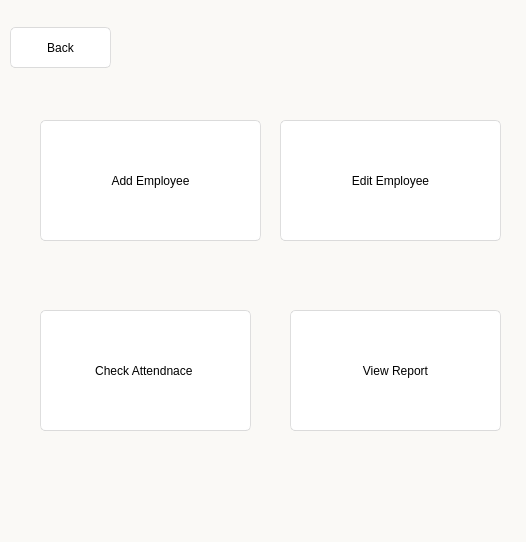
<?xml version="1.0" encoding="UTF-8"?>
<ui version="4.0">
 <class>employeeWindow</class>
 <widget class="QWidget" name="employeeWindow">
  <property name="geometry">
   <rect>
    <x>0</x>
    <y>0</y>
    <width>526</width>
    <height>542</height>
   </rect>
  </property>
  <property name="windowTitle">
   <string>Form</string>
  </property>
  <property name="styleSheet">
   <string notr="true">background:rgb(250, 249, 246)
</string>
  </property>
  <widget class="QPushButton" name="add_btn">
   <property name="geometry">
    <rect>
     <x>40</x>
     <y>120</y>
     <width>221</width>
     <height>121</height>
    </rect>
   </property>
   <property name="styleSheet">
    <string notr="true">QPushButton{
	font: 25 18pt &quot;Bahnschrift Light&quot;;
	border-style: solid;
	border-top-color: qlineargradient(spread:pad, x1:0.5, y1:1, x2:0.5, y2:0, stop:0 rgb(215, 215, 215), stop:1 rgb(222, 222, 222));
	border-right-color: qlineargradient(spread:pad, x1:0, y1:0.5, x2:1, y2:0.5, stop:0 rgb(217, 217, 217), stop:1 rgb(227, 227, 227));
	border-left-color: qlineargradient(spread:pad, x1:0, y1:0.5, x2:1, y2:0.5, stop:0 rgb(227, 227, 227), stop:1 rgb(217, 217, 217));
	border-bottom-color: qlineargradient(spread:pad, x1:0.5, y1:1, x2:0.5, y2:0, stop:0 rgb(215, 215, 215), stop:1 rgb(222, 222, 222));
	border-width: 1px;
	border-radius: 5px;
	color: rgb(0,0,0);
	padding: 2px;
	background-color: rgb(255,255,255);
}
QPushButton:hover{
	border-style: solid;
	border-top-color: qlineargradient(spread:pad, x1:0.5, y1:1, x2:0.5, y2:0, stop:0 rgb(195, 195, 195), stop:1 rgb(222, 222, 222));
	border-right-color: qlineargradient(spread:pad, x1:0, y1:0.5, x2:1, y2:0.5, stop:0 rgb(197, 197, 197), stop:1 rgb(227, 227, 227));
	border-left-color: qlineargradient(spread:pad, x1:0, y1:0.5, x2:1, y2:0.5, stop:0 rgb(227, 227, 227), stop:1 rgb(197, 197, 197));
	border-bottom-color: qlineargradient(spread:pad, x1:0.5, y1:1, x2:0.5, y2:0, stop:0 rgb(195, 195, 195), stop:1 rgb(222, 222, 222));
	border-width: 1px;
	border-radius: 5px;
	color: rgb(0,0,0);
	padding: 2px;
	background-color: rgb(255,255,255);
}
QPushButton:pressed{
	border-style: solid;
	border-top-color: qlineargradient(spread:pad, x1:0.5, y1:1, x2:0.5, y2:0, stop:0 rgb(215, 215, 215), stop:1 rgb(222, 222, 222));
	border-right-color: qlineargradient(spread:pad, x1:0, y1:0.5, x2:1, y2:0.5, stop:0 rgb(217, 217, 217), stop:1 rgb(227, 227, 227));
	border-left-color: qlineargradient(spread:pad, x1:0, y1:0.5, x2:1, y2:0.5, stop:0 rgb(227, 227, 227), stop:1 rgb(217, 217, 217));
	border-bottom-color: qlineargradient(spread:pad, x1:0.5, y1:1, x2:0.5, y2:0, stop:0 rgb(215, 215, 215), stop:1 rgb(222, 222, 222));
	border-width: 1px;
	border-radius: 5px;
	color: rgb(0,0,0);
	padding: 2px;
	background-color: rgb(142,142,142);
}
QPushButton:disabled{
	border-style: solid;
	border-top-color: qlineargradient(spread:pad, x1:0.5, y1:1, x2:0.5, y2:0, stop:0 rgb(215, 215, 215), stop:1 rgb(222, 222, 222));
	border-right-color: qlineargradient(spread:pad, x1:0, y1:0.5, x2:1, y2:0.5, stop:0 rgb(217, 217, 217), stop:1 rgb(227, 227, 227));
	border-left-color: qlineargradient(spread:pad, x1:0, y1:0.5, x2:1, y2:0.5, stop:0 rgb(227, 227, 227), stop:1 rgb(217, 217, 217));
	border-bottom-color: qlineargradient(spread:pad, x1:0.5, y1:1, x2:0.5, y2:0, stop:0 rgb(215, 215, 215), stop:1 rgb(222, 222, 222));
	border-width: 1px;
	border-radius: 5px;
	color: #808086;
	padding: 2px;
	background-color: rgb(142,142,142);
}</string>
   </property>
   <property name="text">
    <string>Add Employee</string>
   </property>
  </widget>
  <widget class="QPushButton" name="edit_btn">
   <property name="geometry">
    <rect>
     <x>280</x>
     <y>120</y>
     <width>221</width>
     <height>121</height>
    </rect>
   </property>
   <property name="styleSheet">
    <string notr="true">QPushButton{
	font: 25 18pt &quot;Bahnschrift Light&quot;;
	border-style: solid;
	border-top-color: qlineargradient(spread:pad, x1:0.5, y1:1, x2:0.5, y2:0, stop:0 rgb(215, 215, 215), stop:1 rgb(222, 222, 222));
	border-right-color: qlineargradient(spread:pad, x1:0, y1:0.5, x2:1, y2:0.5, stop:0 rgb(217, 217, 217), stop:1 rgb(227, 227, 227));
	border-left-color: qlineargradient(spread:pad, x1:0, y1:0.5, x2:1, y2:0.5, stop:0 rgb(227, 227, 227), stop:1 rgb(217, 217, 217));
	border-bottom-color: qlineargradient(spread:pad, x1:0.5, y1:1, x2:0.5, y2:0, stop:0 rgb(215, 215, 215), stop:1 rgb(222, 222, 222));
	border-width: 1px;
	border-radius: 5px;
	color: rgb(0,0,0);
	padding: 2px;
	background-color: rgb(255,255,255);
}
QPushButton:hover{
	border-style: solid;
	border-top-color: qlineargradient(spread:pad, x1:0.5, y1:1, x2:0.5, y2:0, stop:0 rgb(195, 195, 195), stop:1 rgb(222, 222, 222));
	border-right-color: qlineargradient(spread:pad, x1:0, y1:0.5, x2:1, y2:0.5, stop:0 rgb(197, 197, 197), stop:1 rgb(227, 227, 227));
	border-left-color: qlineargradient(spread:pad, x1:0, y1:0.5, x2:1, y2:0.5, stop:0 rgb(227, 227, 227), stop:1 rgb(197, 197, 197));
	border-bottom-color: qlineargradient(spread:pad, x1:0.5, y1:1, x2:0.5, y2:0, stop:0 rgb(195, 195, 195), stop:1 rgb(222, 222, 222));
	border-width: 1px;
	border-radius: 5px;
	color: rgb(0,0,0);
	padding: 2px;
	background-color: rgb(255,255,255);
}
QPushButton:pressed{
	border-style: solid;
	border-top-color: qlineargradient(spread:pad, x1:0.5, y1:1, x2:0.5, y2:0, stop:0 rgb(215, 215, 215), stop:1 rgb(222, 222, 222));
	border-right-color: qlineargradient(spread:pad, x1:0, y1:0.5, x2:1, y2:0.5, stop:0 rgb(217, 217, 217), stop:1 rgb(227, 227, 227));
	border-left-color: qlineargradient(spread:pad, x1:0, y1:0.5, x2:1, y2:0.5, stop:0 rgb(227, 227, 227), stop:1 rgb(217, 217, 217));
	border-bottom-color: qlineargradient(spread:pad, x1:0.5, y1:1, x2:0.5, y2:0, stop:0 rgb(215, 215, 215), stop:1 rgb(222, 222, 222));
	border-width: 1px;
	border-radius: 5px;
	color: rgb(0,0,0);
	padding: 2px;
	background-color: rgb(142,142,142);
}
QPushButton:disabled{
	border-style: solid;
	border-top-color: qlineargradient(spread:pad, x1:0.5, y1:1, x2:0.5, y2:0, stop:0 rgb(215, 215, 215), stop:1 rgb(222, 222, 222));
	border-right-color: qlineargradient(spread:pad, x1:0, y1:0.5, x2:1, y2:0.5, stop:0 rgb(217, 217, 217), stop:1 rgb(227, 227, 227));
	border-left-color: qlineargradient(spread:pad, x1:0, y1:0.5, x2:1, y2:0.5, stop:0 rgb(227, 227, 227), stop:1 rgb(217, 217, 217));
	border-bottom-color: qlineargradient(spread:pad, x1:0.5, y1:1, x2:0.5, y2:0, stop:0 rgb(215, 215, 215), stop:1 rgb(222, 222, 222));
	border-width: 1px;
	border-radius: 5px;
	color: #808086;
	padding: 2px;
	background-color: rgb(142,142,142);
}</string>
   </property>
   <property name="text">
    <string>Edit Employee</string>
   </property>
  </widget>
  <widget class="QPushButton" name="check_btn">
   <property name="geometry">
    <rect>
     <x>40</x>
     <y>310</y>
     <width>211</width>
     <height>121</height>
    </rect>
   </property>
   <property name="styleSheet">
    <string notr="true">QPushButton{
	font: 25 18pt &quot;Bahnschrift Light&quot;;
	border-style: solid;
	border-top-color: qlineargradient(spread:pad, x1:0.5, y1:1, x2:0.5, y2:0, stop:0 rgb(215, 215, 215), stop:1 rgb(222, 222, 222));
	border-right-color: qlineargradient(spread:pad, x1:0, y1:0.5, x2:1, y2:0.5, stop:0 rgb(217, 217, 217), stop:1 rgb(227, 227, 227));
	border-left-color: qlineargradient(spread:pad, x1:0, y1:0.5, x2:1, y2:0.5, stop:0 rgb(227, 227, 227), stop:1 rgb(217, 217, 217));
	border-bottom-color: qlineargradient(spread:pad, x1:0.5, y1:1, x2:0.5, y2:0, stop:0 rgb(215, 215, 215), stop:1 rgb(222, 222, 222));
	border-width: 1px;
	border-radius: 5px;
	color: rgb(0,0,0);
	padding: 2px;
	background-color: rgb(255,255,255);
}
QPushButton:hover{
	border-style: solid;
	border-top-color: qlineargradient(spread:pad, x1:0.5, y1:1, x2:0.5, y2:0, stop:0 rgb(195, 195, 195), stop:1 rgb(222, 222, 222));
	border-right-color: qlineargradient(spread:pad, x1:0, y1:0.5, x2:1, y2:0.5, stop:0 rgb(197, 197, 197), stop:1 rgb(227, 227, 227));
	border-left-color: qlineargradient(spread:pad, x1:0, y1:0.5, x2:1, y2:0.5, stop:0 rgb(227, 227, 227), stop:1 rgb(197, 197, 197));
	border-bottom-color: qlineargradient(spread:pad, x1:0.5, y1:1, x2:0.5, y2:0, stop:0 rgb(195, 195, 195), stop:1 rgb(222, 222, 222));
	border-width: 1px;
	border-radius: 5px;
	color: rgb(0,0,0);
	padding: 2px;
	background-color: rgb(255,255,255);
}
QPushButton:pressed{
	border-style: solid;
	border-top-color: qlineargradient(spread:pad, x1:0.5, y1:1, x2:0.5, y2:0, stop:0 rgb(215, 215, 215), stop:1 rgb(222, 222, 222));
	border-right-color: qlineargradient(spread:pad, x1:0, y1:0.5, x2:1, y2:0.5, stop:0 rgb(217, 217, 217), stop:1 rgb(227, 227, 227));
	border-left-color: qlineargradient(spread:pad, x1:0, y1:0.5, x2:1, y2:0.5, stop:0 rgb(227, 227, 227), stop:1 rgb(217, 217, 217));
	border-bottom-color: qlineargradient(spread:pad, x1:0.5, y1:1, x2:0.5, y2:0, stop:0 rgb(215, 215, 215), stop:1 rgb(222, 222, 222));
	border-width: 1px;
	border-radius: 5px;
	color: rgb(0,0,0);
	padding: 2px;
	background-color: rgb(142,142,142);
}
QPushButton:disabled{
	border-style: solid;
	border-top-color: qlineargradient(spread:pad, x1:0.5, y1:1, x2:0.5, y2:0, stop:0 rgb(215, 215, 215), stop:1 rgb(222, 222, 222));
	border-right-color: qlineargradient(spread:pad, x1:0, y1:0.5, x2:1, y2:0.5, stop:0 rgb(217, 217, 217), stop:1 rgb(227, 227, 227));
	border-left-color: qlineargradient(spread:pad, x1:0, y1:0.5, x2:1, y2:0.5, stop:0 rgb(227, 227, 227), stop:1 rgb(217, 217, 217));
	border-bottom-color: qlineargradient(spread:pad, x1:0.5, y1:1, x2:0.5, y2:0, stop:0 rgb(215, 215, 215), stop:1 rgb(222, 222, 222));
	border-width: 1px;
	border-radius: 5px;
	color: #808086;
	padding: 2px;
	background-color: rgb(142,142,142);
}</string>
   </property>
   <property name="text">
    <string>Check Attendnace </string>
   </property>
  </widget>
  <widget class="QPushButton" name="report_btn">
   <property name="geometry">
    <rect>
     <x>290</x>
     <y>310</y>
     <width>211</width>
     <height>121</height>
    </rect>
   </property>
   <property name="styleSheet">
    <string notr="true">QPushButton{
	font: 25 18pt &quot;Bahnschrift Light&quot;;
	border-style: solid;
	border-top-color: qlineargradient(spread:pad, x1:0.5, y1:1, x2:0.5, y2:0, stop:0 rgb(215, 215, 215), stop:1 rgb(222, 222, 222));
	border-right-color: qlineargradient(spread:pad, x1:0, y1:0.5, x2:1, y2:0.5, stop:0 rgb(217, 217, 217), stop:1 rgb(227, 227, 227));
	border-left-color: qlineargradient(spread:pad, x1:0, y1:0.5, x2:1, y2:0.5, stop:0 rgb(227, 227, 227), stop:1 rgb(217, 217, 217));
	border-bottom-color: qlineargradient(spread:pad, x1:0.5, y1:1, x2:0.5, y2:0, stop:0 rgb(215, 215, 215), stop:1 rgb(222, 222, 222));
	border-width: 1px;
	border-radius: 5px;
	color: rgb(0,0,0);
	padding: 2px;
	background-color: rgb(255,255,255);
}
QPushButton:hover{
	border-style: solid;
	border-top-color: qlineargradient(spread:pad, x1:0.5, y1:1, x2:0.5, y2:0, stop:0 rgb(195, 195, 195), stop:1 rgb(222, 222, 222));
	border-right-color: qlineargradient(spread:pad, x1:0, y1:0.5, x2:1, y2:0.5, stop:0 rgb(197, 197, 197), stop:1 rgb(227, 227, 227));
	border-left-color: qlineargradient(spread:pad, x1:0, y1:0.5, x2:1, y2:0.5, stop:0 rgb(227, 227, 227), stop:1 rgb(197, 197, 197));
	border-bottom-color: qlineargradient(spread:pad, x1:0.5, y1:1, x2:0.5, y2:0, stop:0 rgb(195, 195, 195), stop:1 rgb(222, 222, 222));
	border-width: 1px;
	border-radius: 5px;
	color: rgb(0,0,0);
	padding: 2px;
	background-color: rgb(255,255,255);
}
QPushButton:pressed{
	border-style: solid;
	border-top-color: qlineargradient(spread:pad, x1:0.5, y1:1, x2:0.5, y2:0, stop:0 rgb(215, 215, 215), stop:1 rgb(222, 222, 222));
	border-right-color: qlineargradient(spread:pad, x1:0, y1:0.5, x2:1, y2:0.5, stop:0 rgb(217, 217, 217), stop:1 rgb(227, 227, 227));
	border-left-color: qlineargradient(spread:pad, x1:0, y1:0.5, x2:1, y2:0.5, stop:0 rgb(227, 227, 227), stop:1 rgb(217, 217, 217));
	border-bottom-color: qlineargradient(spread:pad, x1:0.5, y1:1, x2:0.5, y2:0, stop:0 rgb(215, 215, 215), stop:1 rgb(222, 222, 222));
	border-width: 1px;
	border-radius: 5px;
	color: rgb(0,0,0);
	padding: 2px;
	background-color: rgb(142,142,142);
}
QPushButton:disabled{
	border-style: solid;
	border-top-color: qlineargradient(spread:pad, x1:0.5, y1:1, x2:0.5, y2:0, stop:0 rgb(215, 215, 215), stop:1 rgb(222, 222, 222));
	border-right-color: qlineargradient(spread:pad, x1:0, y1:0.5, x2:1, y2:0.5, stop:0 rgb(217, 217, 217), stop:1 rgb(227, 227, 227));
	border-left-color: qlineargradient(spread:pad, x1:0, y1:0.5, x2:1, y2:0.5, stop:0 rgb(227, 227, 227), stop:1 rgb(217, 217, 217));
	border-bottom-color: qlineargradient(spread:pad, x1:0.5, y1:1, x2:0.5, y2:0, stop:0 rgb(215, 215, 215), stop:1 rgb(222, 222, 222));
	border-width: 1px;
	border-radius: 5px;
	color: #808086;
	padding: 2px;
	background-color: rgb(142,142,142);
}</string>
   </property>
   <property name="text">
    <string>View Report</string>
   </property>
  </widget>
  <widget class="QPushButton" name="back_btn">
   <property name="geometry">
    <rect>
     <x>10</x>
     <y>27</y>
     <width>101</width>
     <height>41</height>
    </rect>
   </property>
   <property name="styleSheet">
    <string notr="true">QPushButton{
	font: 25 18pt &quot;Bahnschrift Light&quot;;
	border-style: solid;
	border-top-color: qlineargradient(spread:pad, x1:0.5, y1:1, x2:0.5, y2:0, stop:0 rgb(215, 215, 215), stop:1 rgb(222, 222, 222));
	border-right-color: qlineargradient(spread:pad, x1:0, y1:0.5, x2:1, y2:0.5, stop:0 rgb(217, 217, 217), stop:1 rgb(227, 227, 227));
	border-left-color: qlineargradient(spread:pad, x1:0, y1:0.5, x2:1, y2:0.5, stop:0 rgb(227, 227, 227), stop:1 rgb(217, 217, 217));
	border-bottom-color: qlineargradient(spread:pad, x1:0.5, y1:1, x2:0.5, y2:0, stop:0 rgb(215, 215, 215), stop:1 rgb(222, 222, 222));
	border-width: 1px;
	border-radius: 5px;
	color: rgb(0,0,0);
	padding: 2px;
	background-color: rgb(255,255,255);
}
QPushButton:hover{
	border-style: solid;
	border-top-color: qlineargradient(spread:pad, x1:0.5, y1:1, x2:0.5, y2:0, stop:0 rgb(195, 195, 195), stop:1 rgb(222, 222, 222));
	border-right-color: qlineargradient(spread:pad, x1:0, y1:0.5, x2:1, y2:0.5, stop:0 rgb(197, 197, 197), stop:1 rgb(227, 227, 227));
	border-left-color: qlineargradient(spread:pad, x1:0, y1:0.5, x2:1, y2:0.5, stop:0 rgb(227, 227, 227), stop:1 rgb(197, 197, 197));
	border-bottom-color: qlineargradient(spread:pad, x1:0.5, y1:1, x2:0.5, y2:0, stop:0 rgb(195, 195, 195), stop:1 rgb(222, 222, 222));
	border-width: 1px;
	border-radius: 5px;
	color: rgb(0,0,0);
	padding: 2px;
	background-color: rgb(255,255,255);
}
QPushButton:pressed{
	border-style: solid;
	border-top-color: qlineargradient(spread:pad, x1:0.5, y1:1, x2:0.5, y2:0, stop:0 rgb(215, 215, 215), stop:1 rgb(222, 222, 222));
	border-right-color: qlineargradient(spread:pad, x1:0, y1:0.5, x2:1, y2:0.5, stop:0 rgb(217, 217, 217), stop:1 rgb(227, 227, 227));
	border-left-color: qlineargradient(spread:pad, x1:0, y1:0.5, x2:1, y2:0.5, stop:0 rgb(227, 227, 227), stop:1 rgb(217, 217, 217));
	border-bottom-color: qlineargradient(spread:pad, x1:0.5, y1:1, x2:0.5, y2:0, stop:0 rgb(215, 215, 215), stop:1 rgb(222, 222, 222));
	border-width: 1px;
	border-radius: 5px;
	color: rgb(0,0,0);
	padding: 2px;
	background-color: rgb(142,142,142);
}
QPushButton:disabled{
	border-style: solid;
	border-top-color: qlineargradient(spread:pad, x1:0.5, y1:1, x2:0.5, y2:0, stop:0 rgb(215, 215, 215), stop:1 rgb(222, 222, 222));
	border-right-color: qlineargradient(spread:pad, x1:0, y1:0.5, x2:1, y2:0.5, stop:0 rgb(217, 217, 217), stop:1 rgb(227, 227, 227));
	border-left-color: qlineargradient(spread:pad, x1:0, y1:0.5, x2:1, y2:0.5, stop:0 rgb(227, 227, 227), stop:1 rgb(217, 217, 217));
	border-bottom-color: qlineargradient(spread:pad, x1:0.5, y1:1, x2:0.5, y2:0, stop:0 rgb(215, 215, 215), stop:1 rgb(222, 222, 222));
	border-width: 1px;
	border-radius: 5px;
	color: #808086;
	padding: 2px;
	background-color: rgb(142,142,142);
}</string>
   </property>
   <property name="text">
    <string>Back</string>
   </property>
  </widget>
 </widget>
 <resources/>
 <connections/>
</ui>
